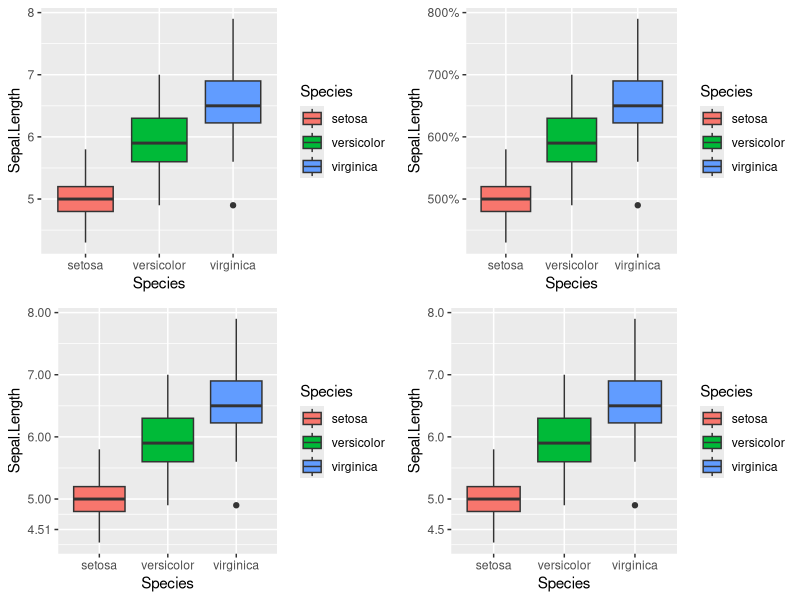
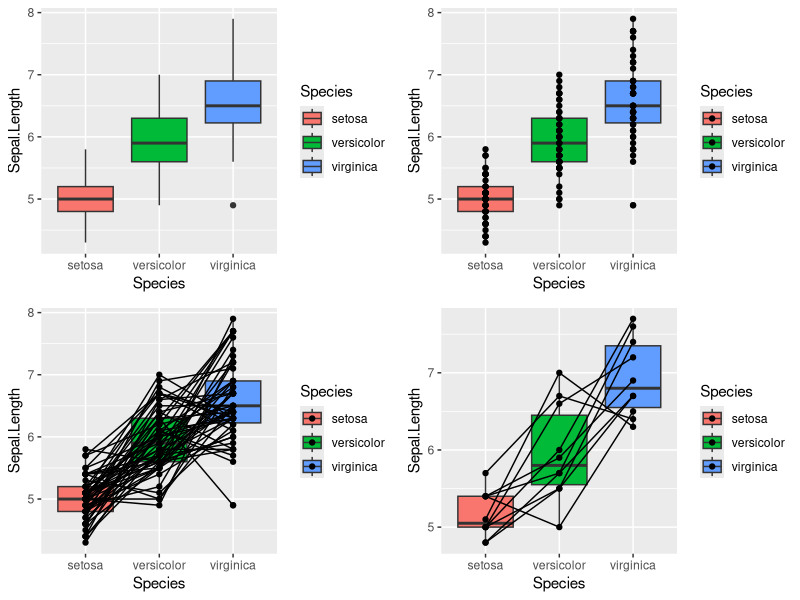

Source code (R) for these figures, in order:
library(ggplot2)
library(gridExtra)

#データはいつものirisを使用
data(iris)

#基本形
g0 <- ggplot(iris, aes(x = Species, y = Sepal.Length, fill = Species)) + 
        geom_boxplot()

#y軸を%表示 (例としてはあまり良くないですが)
#scale_y_continuousでlabels = percent（scalesパッケージ）を選択
library(scales)
g1 <- ggplot(iris, aes(x = Species, y = Sepal.Length, fill = Species)) + 
        geom_boxplot()+ 
        scale_y_continuous(labels = percent)

#y軸を小数点を制御
#irisだと自動的に桁が揃えられるので4.51を導入
g2 <- ggplot(iris, aes(x = Species, y = Sepal.Length, fill = Species)) + 
        geom_boxplot() + 
        scale_y_continuous(breaks = c(4.51, 5, 6, 7, 8)) 

#小数点第1位で統一
#scale_y_continuousは自作関数を適用できる。そこにformat関数を使用してやればいい
g3 <- ggplot(iris, aes(x = Species, y = Sepal.Length, fill = Species)) + 
        geom_boxplot() + 
        scale_y_continuous(breaks = c(4.51, 5, 6, 7, 8), 
                           labels = function(x) format(x, digits = 2)) 

png("iris_ycontrol.png", res = 150, width = 2000, height = 1000)
grid.arrange(g0, g1, g2, g3, nrow = 2)
dev.off()


#点を追加
#geome_pointを追加すればいい
g4 <- ggplot(iris, aes(x = Species, y = Sepal.Length, fill = Species)) + 
        geom_boxplot() + 
        geom_point()

#(例としてはおかしいが)点を線分で結ぶ
#geome_lineを追加して、group =で結ぶ要素を指定する
iris$subject <- rep(1:50, 3) #個体1~50の時系列変化する1変数を見ているのと同じ
g5 <- ggplot(iris, 
             aes(x = Species, y = Sepal.Length, fill = Species)) + 
        geom_boxplot() + 
        geom_point() + 
        geom_line(group = iris$subject)

#点が多くて見づらいので1種あたり6個にしてみる
g6 <- ggplot(iris[seq(1, 150, 5), ], 
             aes(x = Species, y = Sepal.Length, fill = Species)) + 
        geom_boxplot() + 
        geom_point() + 
        geom_line(group = iris$subject[seq(1, 150, 5)])

png("iris_box_dot_line.png", res = 150, width = 2000, height = 1000)
grid.arrange(g0, g4, g5, g6, nrow = 2)
dev.off()
